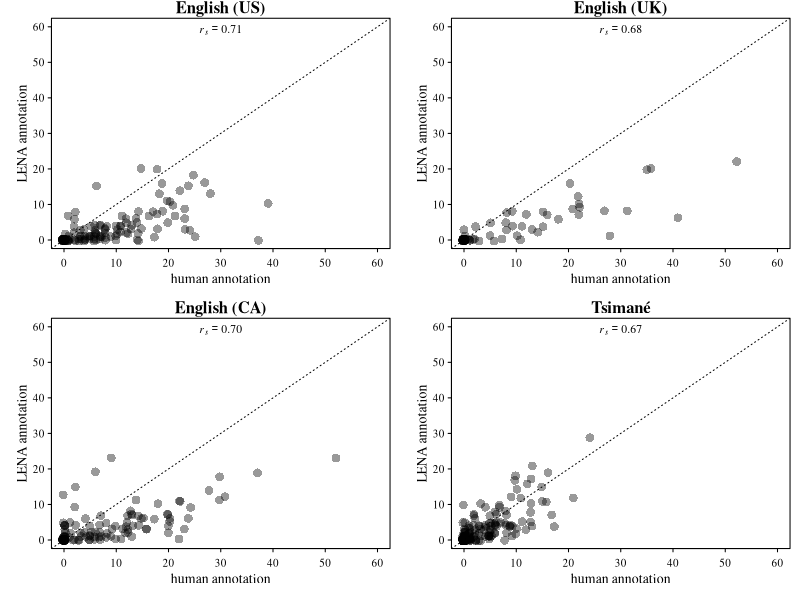
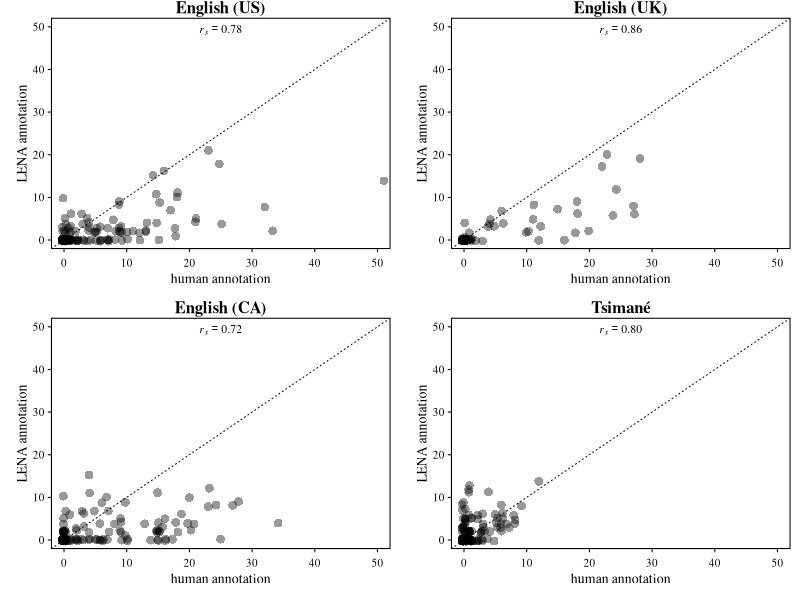
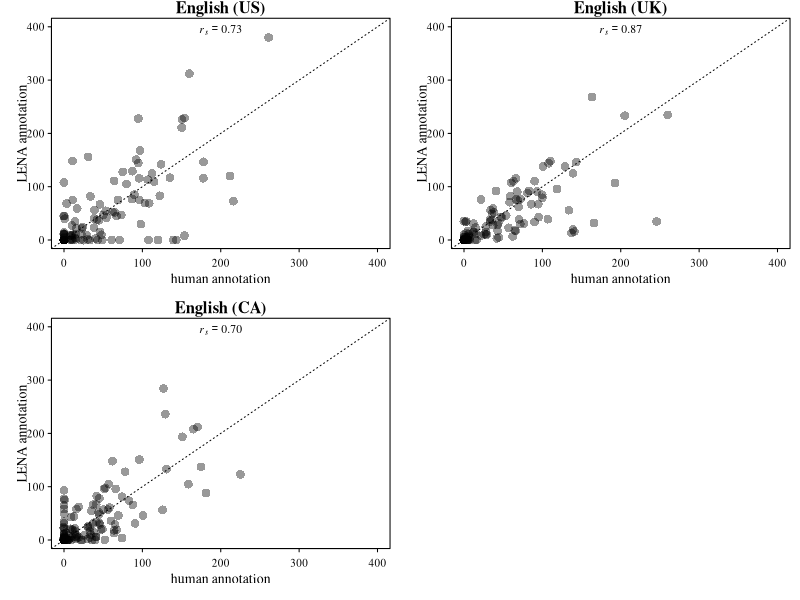

These charts were generated, in order, by the following R code:
# data from https://github.com/jsalt-coml/lena_eval
# code adapted from there too
spreadsheet <- read.csv("lena_eval/data/metadata_aclew.csv", header = TRUE, sep = ",")
spreadsheet_tsi <- read.csv("lena_eval/data/metadata_tsi.csv", header = TRUE, sep = ",")
spreadsheet_tsi <- spreadsheet_tsi[, c("id", "age_mo")]
colnames(spreadsheet_tsi) <- c("child","age")
age_id <- rbind(spreadsheet, spreadsheet_tsi)


cvtc <- read.table("lena_eval/data/key_child_voc_file_level.csv", header = TRUE, sep=" ")
cvtc$child <- substr(cvtc$filename,1,8)
cvtc$child[substr(cvtc$child, 1, 1) == "C"] <- substr(cvtc$filename[substr(cvtc$child, 1, 1) == "C"], 1, 3)
cvtc$cor <- substr(cvtc$filename, 1, 3)
cvtc$cor[substr(cvtc$child, 1, 1) == "C"] <- "TSI"
xdata <- merge(cvtc, age_id, by = "child")

awc <- read.table("lena_eval/data/LENA_AWC_rel_v1_June.txt")
colnames(awc) <- c("filename", "gold", "LENA")
awc$filename <- gsub("LUC", "ROW", awc$filename)
awc$cor <- substr(awc$filename, 1, 3)
awc$child <- substr(awc$filename, 1, 8)
awc <- merge(awc, age_id, by = "child")



cor(xdata$gold_CV_count, xdata$lena_CV_count)
xd <- xdata[xdata$cor != "WAR", ]

pdf("lena_eval/lena_eval_child_vocs.pdf", width = 7, height = 4)
par(mfrow = c(2, 2), family = "serif", mar = c(3.1, 3.1, 1.1, 0.6), mgp = c(1.3, 0.2, 0))
for (i in sort(unique(xd$cor))) {
  pdata <- xd[xd$cor == i, ]
  pdata$gold_CV_count <- pdata$gold_CV_count + runif(nrow(pdata), -0.3, 0.3)
  pdata$lena_CV_count <- pdata$lena_CV_count + runif(nrow(pdata), -0.3, 0.3)
  plot(pdata$gold_CV_count, pdata$lena_CV_count, xlim = c(0, 60), ylim = c(0, 60), 
       pch = 16, col = grey(0, 0.4), cex = 1.4, las = 1, xpd = TRUE,
       xlab = "human annotation", 
       ylab = "LENA annotation",
       axes = FALSE)
  axis(1, mgp = c(0, 0.3, 0), tcl = -0.2, cex.axis = 0.8)
  axis(2, mgp = c(0, 0.4, 0), tcl = -0.2, cex.axis = 0.8, las = 1)
  box()
  abline(0, 1, lty = 3)
  if (i == "BER") lang <- "English (US)"
  if (i == "TSI") lang <- "Tsimané"
  if (i == "ROW") lang <- "English (UK)"
  if (i == "SOD") lang <- "English (CA)"
  xcor <- sprintf("%.2f", cor(pdata$gold_CV_count, pdata$lena_CV_count, method = "s"))
  title(main = lang, line = 0.3)
  mtext(text = bquote(italic(r[s])==.(xcor)), line = -1.2, cex = 0.7)
}
dev.off()

pdf("lena_eval/lena_eval_turns.pdf", width = 7, height = 4)
par(mfrow = c(2, 2), family = "serif", mar = c(3.1, 3.1, 1.1, 0.6), mgp = c(1.3, 0.2, 0))
for (i in sort(unique(xd$cor))) {
  pdata <- xd[xd$cor == i, ]
  xcor <- sprintf("%.2f", cor(pdata$gold_CV_count, pdata$lena_CV_count, method = "s"))
  pdata$gold_CTC_count <- pdata$gold_CTC_count + runif(nrow(pdata), -0.3, 0.3)
  pdata$lena_CTC_count <- pdata$lena_CTC_count + runif(nrow(pdata), -0.3, 0.3)
  plot(pdata$gold_CTC_count, pdata$lena_CTC_count, xlim = c(0, 50), ylim = c(0, 50), 
       pch = 16, col = grey(0, 0.4), cex = 1.4, las = 1, xpd = TRUE,
       xlab = "human annotation", 
       ylab = "LENA annotation",
       axes = FALSE)
  axis(1, mgp = c(0, 0.3, 0), tcl = -0.2, cex.axis = 0.8)
  axis(2, mgp = c(0, 0.4, 0), tcl = -0.2, cex.axis = 0.8, las = 1)
  box()
  abline(0, 1, lty = 3)
  if (i == "BER") lang <- "English (US)"
  if (i == "TSI") lang <- "Tsimané"
  if (i == "ROW") lang <- "English (UK)"
  if (i == "SOD") lang <- "English (CA)"
  title(main = lang, line = 0.3)
  mtext(text = bquote(italic(r[s])==.(xcor)), line = -1.2, cex = 0.7)
}
dev.off()


xd <- awc[awc$cor != "WAR", ]

pdf("lena_eval/lena_eval_adult_words.pdf", width = 7, height = 4)
par(mfrow = c(2, 2), family = "serif", mar = c(3.1, 3.1, 1.1, 0.6), mgp = c(1.3, 0.2, 0))
for (i in sort(unique(xd$cor))) {
  pdata <- xd[xd$cor == i, ]
  xcor <- sprintf("%.2f", cor(pdata$gold, pdata$LENA, method = "s"))
  pdata$gold <- pdata$gold + runif(nrow(pdata), -0.3, 0.3)
  pdata$LENA <- pdata$LENA + runif(nrow(pdata), -0.3, 0.3)
  plot(pdata$gold, pdata$LENA, xlim = c(0, 400), ylim = c(0, 400), 
       pch = 16, col = grey(0, 0.4), cex = 1.4, las = 1, xpd = TRUE,
       xlab = "human annotation", 
       ylab = "LENA annotation",
       axes = FALSE)
  axis(1, mgp = c(0, 0.3, 0), tcl = -0.2, cex.axis = 0.8)
  axis(2, mgp = c(0, 0.4, 0), tcl = -0.2, cex.axis = 0.8, las = 1)
  box()
  abline(0, 1, lty = 3)
  if (i == "BER") lang <- "English (US)"
  if (i == "TSI") lang <- "Tsimané"
  if (i == "ROW") lang <- "English (UK)"
  if (i == "SOD") lang <- "English (CA)"
  title(main = lang, line = 0.3)
  mtext(text = bquote(italic(r[s])==.(xcor)), line = -1.2, cex = 0.7)
}
dev.off()




# library(lme4)
# res <- glmer(gold_CV_count ~ lena_CV_count + (lena_CV_count||cor/child), data = xdata, family = poisson)
# summary(res)
